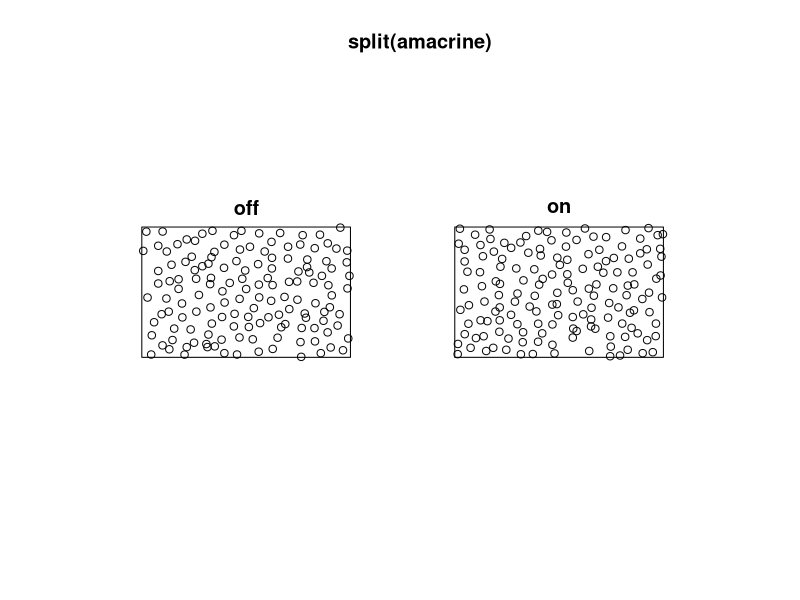

Write R code to recreate this figure.
library(spatstat)


### Name: split.ppp
### Title: Divide Point Pattern into Sub-patterns
### Aliases: split.ppp split<-.ppp
### Keywords: spatial methods manip

### ** Examples


# (1) Splitting by marks

# Multitype point pattern: separate into types
 u <- split(amacrine)

# plot them
 plot(split(amacrine))

# the following are equivalent:
 amon <- split(amacrine)$on
 amon <- unmark(amacrine[amacrine$marks == "on"])
 amon <- subset(amacrine, marks == "on", -marks)
   
# the following are equivalent:
 amon <- split(amacrine, un=FALSE)$on
 amon <- amacrine[amacrine$marks == "on"]
   
# Scramble the locations of the 'on' cells
 X <- amacrine
 u <- split(X)
 u$on <- runifpoint(ex=amon)
 split(X) <- u

# Point pattern with continuous marks
 trees <- longleaf
 ## Don't show: 
	# smaller dataset
	trees <- trees[seq(1, npoints(trees), by=80)]
 
## End(Don't show)
 # cut the range of tree diameters into three intervals
 # using cut.ppp
 long3 <- cut(trees, breaks=3)
 # now split them
 long3split <- split(long3)

# (2) Splitting by a factor

# Unmarked point pattern
  swedishpines
# cut & split according to nearest neighbour distance
  f <- cut(nndist(swedishpines), 3)
  u <- split(swedishpines, f)

# (3) Splitting over a tessellation
   tes <- tess(xgrid=seq(0,96,length=5),ygrid=seq(0,100,length=5))
   v <- split(swedishpines, tes)


# (4) how to apply an operation to selected points:
#  split into components, transform desired component, then un-split
#  e.g. apply random jitter to 'on' points only
  X <- amacrine
  Y <- split(X)
  Y$on <- rjitter(Y$on, 0.1)
  split(X) <- Y
